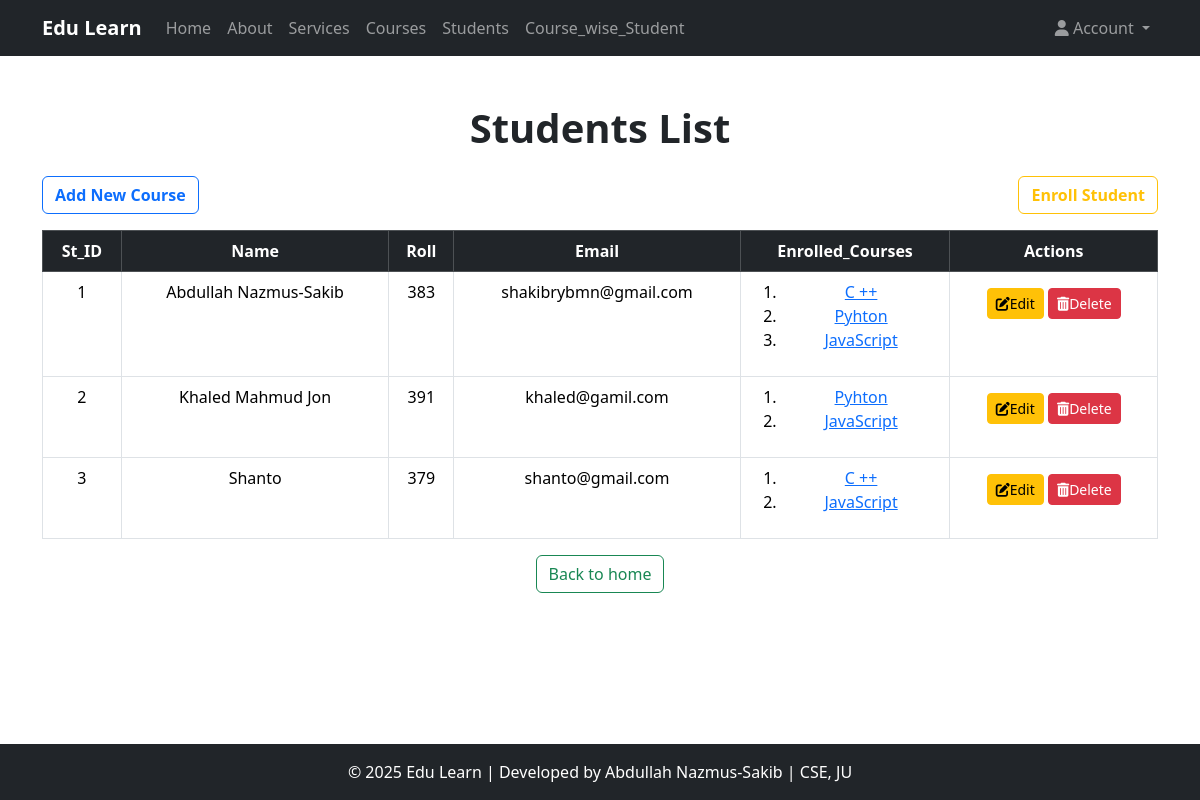
/student_list/, run on an earlier commit of the app's database.
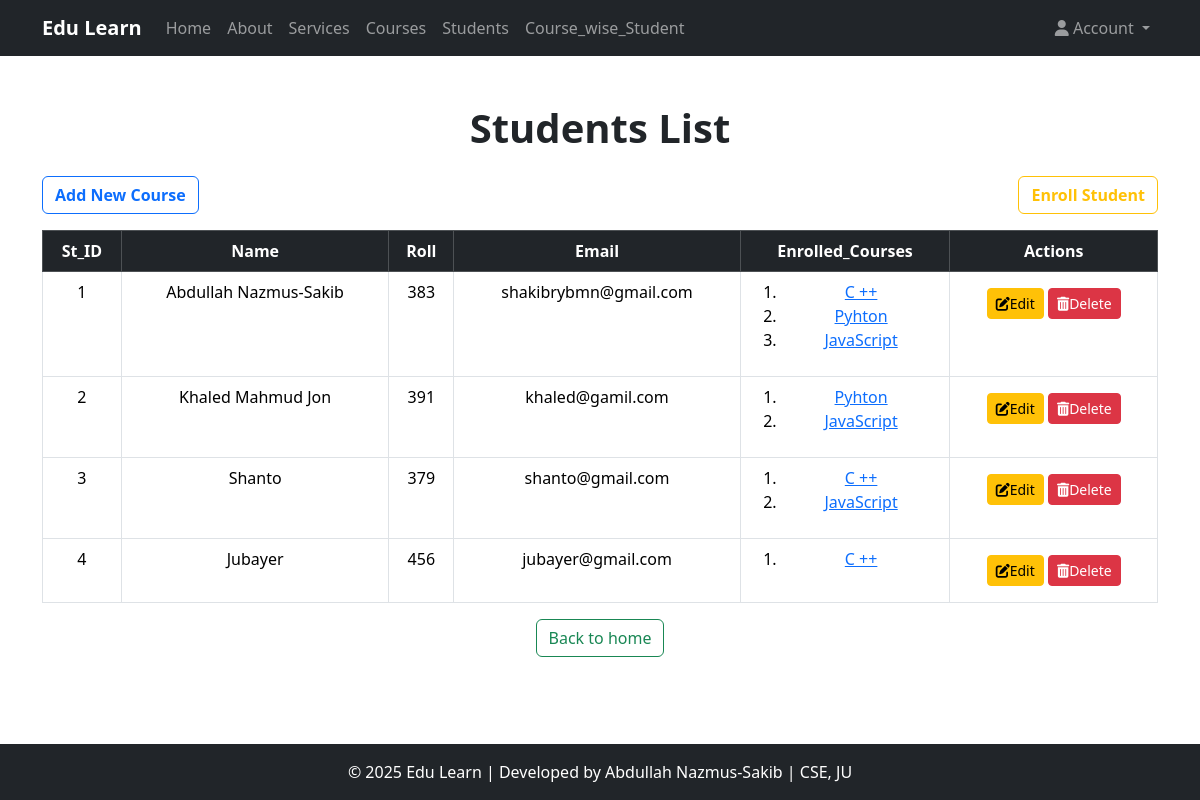
And on a later commit of the database.
### Course_app/models.py (models this page shows, shortened)
class Student(models.Model):
    name = models.CharField(max_length=30)
    roll = models.IntegerField()
    email = models.EmailField(max_length=60,unique=True)
    enrolled_courses = models.ManyToManyField(Course, related_name="students")  # ✅ Changed related_name to plural

class Course(models.Model):
    title = models.CharField(max_length=25)
    descriptions = models.TextField()
    durations = models.IntegerField(help_text="Durations in hours")
    thumbnail = models.ImageField(upload_to="courses_thumbnail/", null=True, blank=True)

### Course_app/views.py (the view)
# urls.py: path('student_list/',views.student_list,name='student_list'),
def student_list(request):
    students = Student.objects.all()
    context = {
        'check':1,
        'students':students
    }
    return render(request,"Course_app/student_list.html",context)

### templates/Course_app/student_list.html (shortened to what this page needs)
{% extends 'Course_app/base.html' %}
{% block content %}
<div class="text-center mb-4">
    <h1 class="fw-bold">
    {% if check == 2 %}
    Enrolled Student of
    <span class="text-danger">"{{course.title}}"</span> Course
    {% elif check == 3 %}
        Student Information
    {% elif check == 1 %}
    Students List
    {% endif %}
    </h1>
</div>
<div class="d-flex justify-content-between">
    <a href="{% url 'create_course' %}" class="btn btn-outline-primary fw-bold mb-3">Add New Course</a>
    <a href="{% url 'Enroll_student' %}" class="btn btn-outline-warning fw-bold mb-3">Enroll Student</a>
</div>
<table class="table table-bordered table-hover text-center">
    <thead class="table-dark">
        <tr>
            <th>St_ID</th>
            <th>Name</th>
            <th>Roll</th>
            <th>Email</th>
            <th>Enrolled_Courses</th>
            <th>Actions</th>
        </tr>
    </thead>
    <tbody>
        {% if check == 3 %}
        <tr>
            <td>{{ student.id }}</td>
            <td>{{ student.name }}</td>
            <td>{{ student.roll }}</td>
            <td>{{ student.email }}</td>
            <td>
                <ol>
                    {% for course in student.enrolled_courses.all %}
                    <li><a href="{% url 'coursedetails' course.id %}">{{course.title}}</a></li>
                    {% endfor %}
                </ol>
            </td>
             <td>
                <a href="{% url 'update_student' student.id %}" class="btn btn-sm btn-warning my-2"><i class='fas fa-edit'></i>Edit</a>
                <form action="{% url 'delete_student' student.id %}" class="d-inline">
                    <button type="submit" class="btn btn-danger btn-sm"><i class="fas fa-trash-alt"></i>Delete</button>
                </form>
            </td>
        </tr>
        {% else %}
        {% for student in students %}
        <tr>
            <td>{{ forloop.counter }}</td>
            <td>{{ student.name }}</td>
            <td>{{ student.roll }}</td>
            <td>{{ student.email }}</td>
            <td>
                <ol>
                    {% for course in student.enrolled_courses.all %}
                    <li><a href="{% url 'coursedetails' course.id %}">{{course.title}}</a></li>
                    {% endfor %}
                </ol>
            </td>
             <td>
                <a href="{% url 'update_student' student.id %}" class="btn btn-sm btn-warning my-2"><i class='fas fa-edit'></i>Edit</a>
                <form action="{% url 'delete_student' student.id %}" class="d-inline">
                    <button type="submit" class="btn btn-danger btn-sm"><i class="fas fa-trash-alt"></i>Delete</button>
                </form>
            </td>
        </tr>
        {% endfor %}
        {% endif %}
    </tbody>
</table>
<div class="d-flex justify-content-center">
    <a href="{% url 'course_list' %}" class="btn btn-outline-success ">Back to home</a>
</div>
{% endblock content %}

What changed in the data, as far as the page shows it:
added Student: name "Jubayer", roll "456", email "jubayer@gmail.com", Course (title "C ++")
